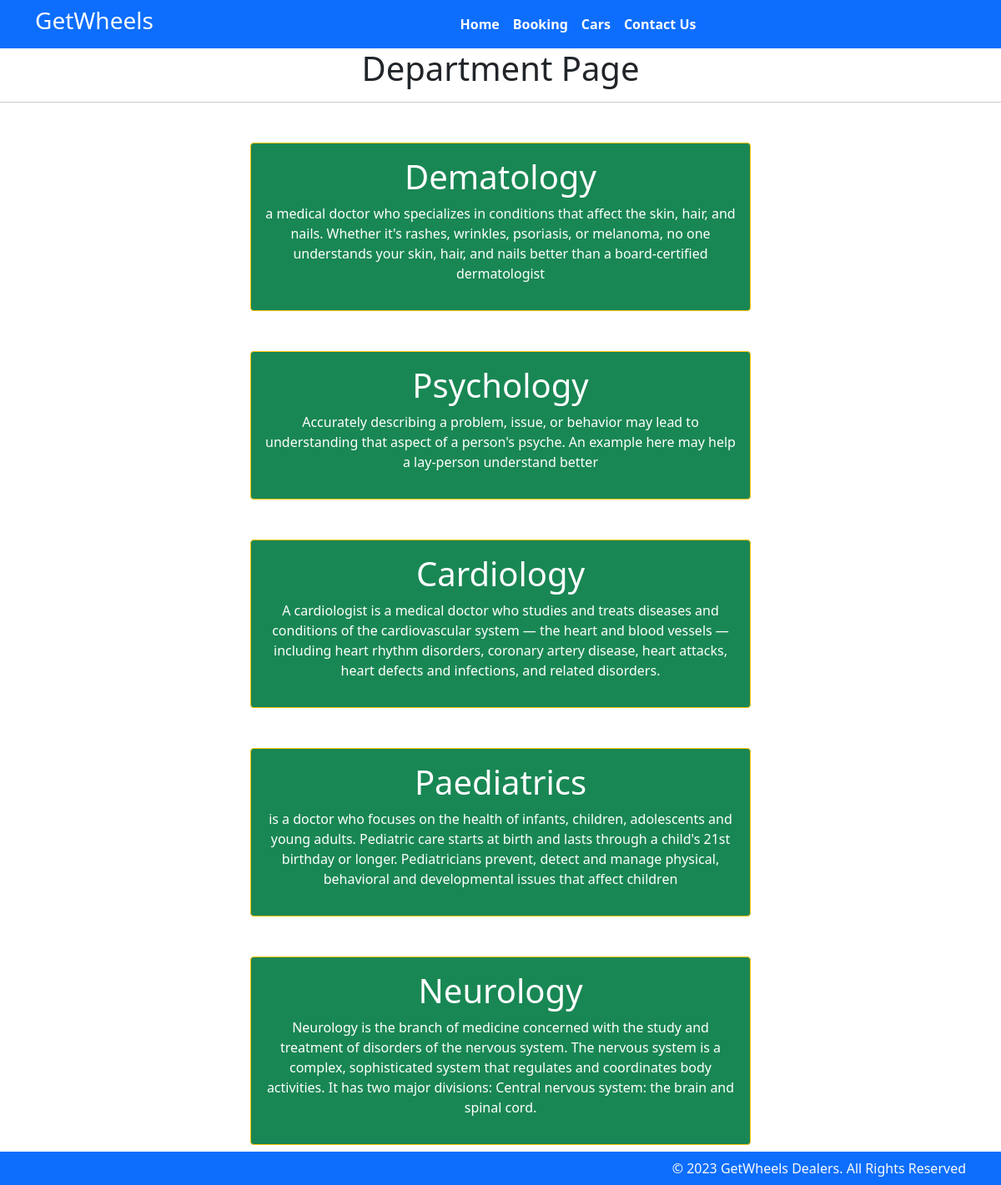
The page /department on the database as committed earlier.
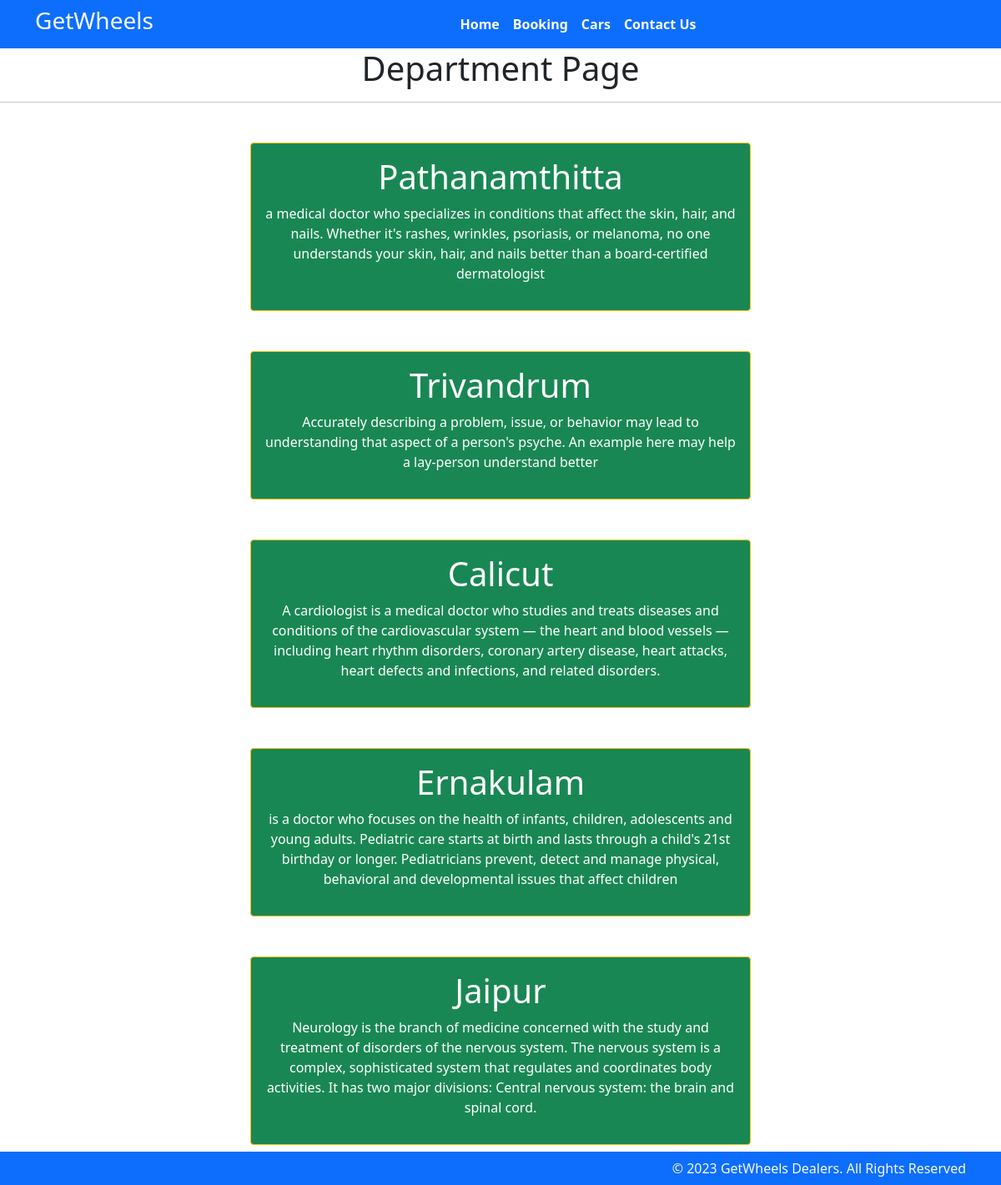
The same page on the database as committed later.
### home/models.py (models this page shows, shortened)
class Department(models.Model):
    dep_name=models.CharField(max_length=100)
    dep_description=models.TextField()

### home/views.py (the view)
# urls.py: path('department', views.department,name='department'),
def department(request):
    dict_dept={
        'dept':Department.objects.all()
    }
    return render(request,'department.html',dict_dept)

### templates/department.html (shortened to what this page needs)
{% extends 'base.html'%}
{% block content%}
<h1 class="text-center">Department Page</h1>
<hr>
{% for d in dept %}
<div class="mx-auto w-50 bg-success text-center text-white p-3 my-5 border border-warning rounded">
<h1>{{d.dep_name}}</h1>
<p>{{d.dep_description}}</p>
</div>
{% endfor %}
{% endblock %}

Rows that differ between the two databases and show on the page:
changed Department: dep_name "Dematology" → "Pathanamthitta"
changed Department: dep_name "Psychology" → "Trivandrum"
changed Department: dep_name "Cardiology" → "Calicut"
changed Department: dep_name "Paediatrics" → "Ernakulam"
changed Department: dep_name "Neurology" → "Jaipur"
